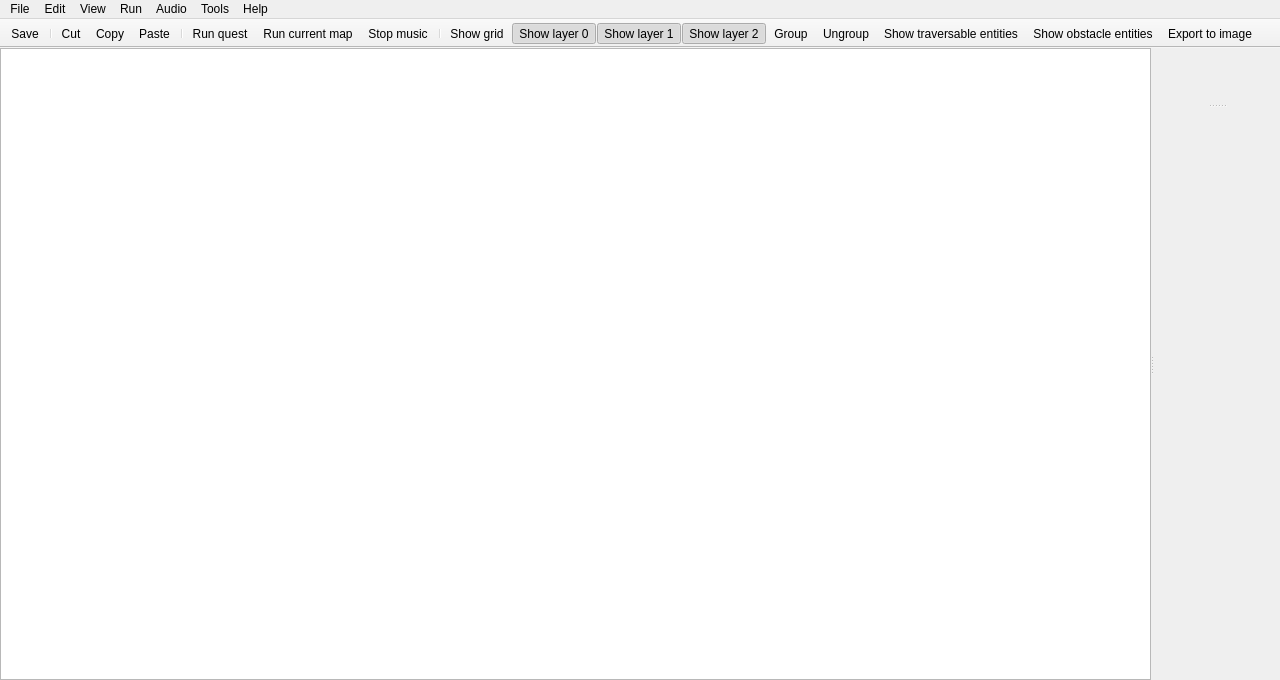
<?xml version="1.0" encoding="UTF-8"?>
<ui version="4.0">
 <class>SolarusEditor::MainWindow</class>
 <widget class="QMainWindow" name="SolarusEditor::MainWindow">
  <property name="geometry">
   <rect>
    <x>0</x>
    <y>0</y>
    <width>1280</width>
    <height>680</height>
   </rect>
  </property>
  <property name="minimumSize">
   <size>
    <width>0</width>
    <height>0</height>
   </size>
  </property>
  <property name="windowTitle">
   <string>Solarus Editor</string>
  </property>
  <property name="documentMode">
   <bool>true</bool>
  </property>
  <property name="dockNestingEnabled">
   <bool>false</bool>
  </property>
  <widget class="QWidget" name="central_widget">
   <layout class="QVBoxLayout" name="verticalLayout">
    <property name="leftMargin">
     <number>0</number>
    </property>
    <property name="topMargin">
     <number>0</number>
    </property>
    <property name="rightMargin">
     <number>0</number>
    </property>
    <property name="bottomMargin">
     <number>0</number>
    </property>
    <item>
     <widget class="QSplitter" name="quest_tree_splitter">
      <property name="lineWidth">
       <number>0</number>
      </property>
      <property name="orientation">
       <enum>Qt::Orientation::Horizontal</enum>
      </property>
      <property name="handleWidth">
       <number>2</number>
      </property>
      <property name="childrenCollapsible">
       <bool>false</bool>
      </property>
      <widget class="SolarusEditor::QuestTreeView" name="quest_tree_view">
       <property name="sizePolicy">
        <sizepolicy hsizetype="Expanding" vsizetype="Expanding">
         <horstretch>0</horstretch>
         <verstretch>0</verstretch>
        </sizepolicy>
       </property>
       <property name="verticalScrollMode">
        <enum>QAbstractItemView::ScrollMode::ScrollPerPixel</enum>
       </property>
       <property name="horizontalScrollMode">
        <enum>QAbstractItemView::ScrollMode::ScrollPerItem</enum>
       </property>
      </widget>
      <widget class="QSplitter" name="console_splitter">
       <property name="orientation">
        <enum>Qt::Orientation::Vertical</enum>
       </property>
       <property name="handleWidth">
        <number>2</number>
       </property>
       <property name="childrenCollapsible">
        <bool>false</bool>
       </property>
       <widget class="SolarusEditor::EditorTabs" name="tab_widget">
        <property name="documentMode">
         <bool>true</bool>
        </property>
       </widget>
       <widget class="SolarusEditor::Console" name="console_widget" native="true"/>
      </widget>
     </widget>
    </item>
   </layout>
  </widget>
  <widget class="QMenuBar" name="menu_bar">
   <property name="geometry">
    <rect>
     <x>0</x>
     <y>0</y>
     <width>1280</width>
     <height>24</height>
    </rect>
   </property>
   <widget class="QMenu" name="menu_quest">
    <property name="title">
     <string>File</string>
    </property>
    <property name="separatorsCollapsible">
     <bool>true</bool>
    </property>
    <addaction name="action_new_quest"/>
    <addaction name="action_load_quest"/>
    <addaction name="action_close_quest"/>
    <addaction name="separator"/>
    <addaction name="action_reopen_closed_tab"/>
    <addaction name="action_close"/>
    <addaction name="action_close_all"/>
    <addaction name="separator"/>
    <addaction name="action_save"/>
    <addaction name="action_save_all"/>
    <addaction name="separator"/>
    <addaction name="action_import"/>
    <addaction name="action_open_quest_properties"/>
    <addaction name="separator"/>
    <addaction name="action_package_quest"/>
    <addaction name="separator"/>
    <addaction name="action_exit"/>
   </widget>
   <widget class="QMenu" name="menu_edit">
    <property name="title">
     <string>Edit</string>
    </property>
    <property name="separatorsCollapsible">
     <bool>true</bool>
    </property>
    <addaction name="separator"/>
    <addaction name="action_cut"/>
    <addaction name="action_copy"/>
    <addaction name="action_paste"/>
    <addaction name="separator"/>
    <addaction name="action_group"/>
    <addaction name="action_ungroup"/>
    <addaction name="separator"/>
    <addaction name="action_select_all"/>
    <addaction name="action_unselect_all"/>
    <addaction name="separator"/>
    <addaction name="action_find"/>
   </widget>
   <widget class="QMenu" name="menu_run">
    <property name="title">
     <string>Run</string>
    </property>
    <property name="separatorsCollapsible">
     <bool>true</bool>
    </property>
    <addaction name="action_run_quest"/>
    <addaction name="action_run_map"/>
   </widget>
   <widget class="QMenu" name="menu_view">
    <property name="title">
     <string>View</string>
    </property>
    <property name="separatorsCollapsible">
     <bool>true</bool>
    </property>
    <addaction name="action_show_grid"/>
    <addaction name="action_show_quest_files"/>
    <addaction name="action_show_console"/>
    <addaction name="separator"/>
    <addaction name="action_show_layer_0"/>
    <addaction name="action_show_layer_1"/>
    <addaction name="action_show_layer_2"/>
    <addaction name="action_show_traversables"/>
    <addaction name="action_show_obstacles"/>
   </widget>
   <widget class="QMenu" name="menu_help">
    <property name="title">
     <string>Help</string>
    </property>
    <property name="separatorsCollapsible">
     <bool>true</bool>
    </property>
    <addaction name="action_website"/>
    <addaction name="action_doc"/>
    <addaction name="separator"/>
    <addaction name="action_about"/>
   </widget>
   <widget class="QMenu" name="menu_tools">
    <property name="title">
     <string>Tools</string>
    </property>
    <property name="separatorsCollapsible">
     <bool>true</bool>
    </property>
    <addaction name="action_export_to_image"/>
    <addaction name="action_settings"/>
   </widget>
   <widget class="QMenu" name="menuAudio">
    <property name="title">
     <string>Audio</string>
    </property>
    <property name="separatorsCollapsible">
     <bool>true</bool>
    </property>
    <addaction name="action_stop_music"/>
   </widget>
   <addaction name="menu_quest"/>
   <addaction name="menu_edit"/>
   <addaction name="menu_view"/>
   <addaction name="menu_run"/>
   <addaction name="menuAudio"/>
   <addaction name="menu_tools"/>
   <addaction name="menu_help"/>
  </widget>
  <widget class="QToolBar" name="tool_bar">
   <property name="movable">
    <bool>false</bool>
   </property>
   <property name="allowedAreas">
    <set>Qt::ToolBarArea::NoToolBarArea</set>
   </property>
   <property name="floatable">
    <bool>false</bool>
   </property>
   <attribute name="toolBarArea">
    <enum>TopToolBarArea</enum>
   </attribute>
   <attribute name="toolBarBreak">
    <bool>false</bool>
   </attribute>
   <addaction name="action_save"/>
   <addaction name="separator"/>
   <addaction name="action_cut"/>
   <addaction name="action_copy"/>
   <addaction name="action_paste"/>
   <addaction name="separator"/>
   <addaction name="action_run_quest"/>
   <addaction name="action_run_map"/>
   <addaction name="action_stop_music"/>
   <addaction name="separator"/>
   <addaction name="action_show_grid"/>
   <addaction name="action_show_layer_0"/>
   <addaction name="action_show_layer_1"/>
   <addaction name="action_show_layer_2"/>
   <addaction name="action_group"/>
   <addaction name="action_ungroup"/>
   <addaction name="action_show_traversables"/>
   <addaction name="action_show_obstacles"/>
   <addaction name="action_export_to_image"/>
  </widget>
  <action name="action_new_quest">
   <property name="text">
    <string>New quest...</string>
   </property>
  </action>
  <action name="action_load_quest">
   <property name="text">
    <string>Load quest...</string>
   </property>
   <property name="shortcut">
    <string>Ctrl+L</string>
   </property>
  </action>
  <action name="action_exit">
   <property name="text">
    <string>Exit</string>
   </property>
  </action>
  <action name="action_run_quest">
   <property name="icon">
    <iconset resource="../../resources/images.qrc">
     <normaloff>:/images/icon_start.svg</normaloff>:/images/icon_start.svg</iconset>
   </property>
   <property name="text">
    <string>Run quest</string>
   </property>
   <property name="shortcut">
    <string>F5</string>
   </property>
  </action>
  <action name="action_cut">
   <property name="icon">
    <iconset resource="../../resources/images.qrc">
     <normaloff>:/images/icon_cut.svg</normaloff>:/images/icon_cut.svg</iconset>
   </property>
   <property name="text">
    <string>Cut</string>
   </property>
  </action>
  <action name="action_copy">
   <property name="icon">
    <iconset resource="../../resources/images.qrc">
     <normaloff>:/images/icon_copy.svg</normaloff>:/images/icon_copy.svg</iconset>
   </property>
   <property name="text">
    <string>Copy</string>
   </property>
  </action>
  <action name="action_paste">
   <property name="icon">
    <iconset resource="../../resources/images.qrc">
     <normaloff>:/images/icon_paste.svg</normaloff>:/images/icon_paste.svg</iconset>
   </property>
   <property name="text">
    <string>Paste</string>
   </property>
  </action>
  <action name="action_close">
   <property name="text">
    <string>Close</string>
   </property>
  </action>
  <action name="action_save">
   <property name="icon">
    <iconset resource="../../resources/images.qrc">
     <normaloff>:/images/icon_save.svg</normaloff>:/images/icon_save.svg</iconset>
   </property>
   <property name="text">
    <string>Save</string>
   </property>
  </action>
  <action name="action_show_grid">
   <property name="checkable">
    <bool>true</bool>
   </property>
   <property name="icon">
    <iconset resource="../../resources/images.qrc">
     <normaloff>:/images/icon_grid.svg</normaloff>:/images/icon_grid.svg</iconset>
   </property>
   <property name="text">
    <string>Show grid</string>
   </property>
   <property name="shortcut">
    <string>Ctrl+G</string>
   </property>
  </action>
  <action name="action_show_layer_0">
   <property name="checkable">
    <bool>true</bool>
   </property>
   <property name="checked">
    <bool>true</bool>
   </property>
   <property name="icon">
    <iconset resource="../../resources/images.qrc">
     <normaloff>:/images/icon_layer_0.svg</normaloff>:/images/icon_layer_0.svg</iconset>
   </property>
   <property name="text">
    <string>Show layer 0</string>
   </property>
   <property name="toolTip">
    <string>Show layer 0</string>
   </property>
   <property name="shortcut">
    <string>0</string>
   </property>
  </action>
  <action name="action_show_layer_1">
   <property name="checkable">
    <bool>true</bool>
   </property>
   <property name="checked">
    <bool>true</bool>
   </property>
   <property name="icon">
    <iconset resource="../../resources/images.qrc">
     <normaloff>:/images/icon_layer_1.svg</normaloff>:/images/icon_layer_1.svg</iconset>
   </property>
   <property name="text">
    <string>Show layer 1</string>
   </property>
   <property name="toolTip">
    <string>Show layer 1</string>
   </property>
   <property name="shortcut">
    <string>1</string>
   </property>
  </action>
  <action name="action_show_layer_2">
   <property name="checkable">
    <bool>true</bool>
   </property>
   <property name="checked">
    <bool>true</bool>
   </property>
   <property name="icon">
    <iconset resource="../../resources/images.qrc">
     <normaloff>:/images/icon_layer_2.svg</normaloff>:/images/icon_layer_2.svg</iconset>
   </property>
   <property name="text">
    <string>Show layer 2</string>
   </property>
   <property name="toolTip">
    <string>Show layer 2</string>
   </property>
   <property name="shortcut">
    <string>2</string>
   </property>
  </action>
  <action name="action_doc">
   <property name="icon">
    <iconset resource="../../resources/images.qrc">
     <normaloff>:/images/icon_doc.svg</normaloff>:/images/icon_doc.svg</iconset>
   </property>
   <property name="text">
    <string>Documentation</string>
   </property>
   <property name="shortcut">
    <string>F1</string>
   </property>
  </action>
  <action name="action_website">
   <property name="icon">
    <iconset resource="../../resources/images.qrc">
     <normaloff>:/images/icon_web.svg</normaloff>:/images/icon_web.svg</iconset>
   </property>
   <property name="text">
    <string>Website</string>
   </property>
  </action>
  <action name="action_find">
   <property name="text">
    <string>Find / Replace</string>
   </property>
  </action>
  <action name="action_settings">
   <property name="text">
    <string>Options</string>
   </property>
  </action>
  <action name="action_select_all">
   <property name="icon">
    <iconset resource="../../resources/images.qrc">
     <normaloff>:/images/icon_select.svg</normaloff>:/images/icon_select.svg</iconset>
   </property>
   <property name="text">
    <string>Select all</string>
   </property>
  </action>
  <action name="action_save_all">
   <property name="text">
    <string>Save all</string>
   </property>
   <property name="shortcut">
    <string>Ctrl+Shift+S</string>
   </property>
  </action>
  <action name="action_close_all">
   <property name="text">
    <string>Close all</string>
   </property>
   <property name="shortcut">
    <string>Ctrl+Shift+W</string>
   </property>
  </action>
  <action name="action_show_quest_files">
   <property name="checkable">
    <bool>true</bool>
   </property>
   <property name="text">
    <string>Show quest files</string>
   </property>
   <property name="shortcut">
    <string>F6</string>
   </property>
   <property name="shortcutContext">
    <enum>Qt::ShortcutContext::WindowShortcut</enum>
   </property>
  </action>
  <action name="action_show_console">
   <property name="checkable">
    <bool>true</bool>
   </property>
   <property name="text">
    <string>Show console</string>
   </property>
   <property name="shortcut">
    <string>F12</string>
   </property>
   <property name="shortcutContext">
    <enum>Qt::ShortcutContext::WindowShortcut</enum>
   </property>
  </action>
  <action name="action_unselect_all">
   <property name="text">
    <string>Unselect all</string>
   </property>
  </action>
  <action name="action_close_quest">
   <property name="text">
    <string>Close quest</string>
   </property>
  </action>
  <action name="action_pause_music">
   <property name="icon">
    <iconset resource="../../resources/images.qrc">
     <normaloff>:/images/icon_pause_music.svg</normaloff>:/images/icon_pause_music.svg</iconset>
   </property>
   <property name="text">
    <string>Pause music</string>
   </property>
  </action>
  <action name="action_stop_music">
   <property name="icon">
    <iconset resource="../../resources/images.qrc">
     <normaloff>:/images/icon_stop_music.svg</normaloff>:/images/icon_stop_music.svg</iconset>
   </property>
   <property name="text">
    <string>Stop music</string>
   </property>
  </action>
  <action name="action_show_traversables">
   <property name="checkable">
    <bool>true</bool>
   </property>
   <property name="icon">
    <iconset resource="../../resources/images.qrc">
     <normaloff>:/images/icon_traversable.svg</normaloff>:/images/icon_traversable.svg</iconset>
   </property>
   <property name="text">
    <string>Show traversable entities</string>
   </property>
  </action>
  <action name="action_show_obstacles">
   <property name="checkable">
    <bool>true</bool>
   </property>
   <property name="icon">
    <iconset resource="../../resources/images.qrc">
     <normaloff>:/images/icon_obstacle.svg</normaloff>:/images/icon_obstacle.svg</iconset>
   </property>
   <property name="text">
    <string>Show obstacle entities</string>
   </property>
  </action>
  <action name="action_open_quest_properties">
   <property name="text">
    <string>Quest properties</string>
   </property>
   <property name="shortcut">
    <string>Ctrl+P</string>
   </property>
  </action>
  <action name="action_import">
   <property name="text">
    <string>Import from a quest...</string>
   </property>
   <property name="shortcut">
    <string>Ctrl+I</string>
   </property>
  </action>
  <action name="action_package_quest">
   <property name="text">
    <string>Build quest package...</string>
   </property>
  </action>
  <action name="action_export_to_image">
   <property name="icon">
    <iconset resource="../../resources/images.qrc">
     <normaloff>:/images/icon_camera.svg</normaloff>:/images/icon_camera.svg</iconset>
   </property>
   <property name="text">
    <string>Export to image...</string>
   </property>
   <property name="shortcut">
    <string>F10</string>
   </property>
  </action>
  <action name="action_about">
   <property name="text">
    <string>About</string>
   </property>
  </action>
  <action name="action_run_map">
   <property name="icon">
    <iconset resource="../../resources/images.qrc">
     <normaloff>:/images/icon_start_map.svg</normaloff>:/images/icon_start_map.svg</iconset>
   </property>
   <property name="text">
    <string>Run current map</string>
   </property>
   <property name="toolTip">
    <string>Run current map</string>
   </property>
   <property name="shortcut">
    <string>Shift+F5</string>
   </property>
  </action>
  <action name="action_reopen_closed_tab">
   <property name="text">
    <string>Re-open closed tab</string>
   </property>
   <property name="shortcut">
    <string>Ctrl+Shift+T</string>
   </property>
  </action>
  <action name="action_group">
   <property name="icon">
    <iconset resource="../../resources/images.qrc">
     <normaloff>:/images/icon_group.svg</normaloff>:/images/icon_group.svg</iconset>
   </property>
   <property name="text">
    <string>Group</string>
   </property>
   <property name="toolTip">
    <string>Group</string>
   </property>
   <property name="shortcut">
    <string>G</string>
   </property>
   <property name="menuRole">
    <enum>QAction::MenuRole::NoRole</enum>
   </property>
  </action>
  <action name="action_ungroup">
   <property name="icon">
    <iconset resource="../../resources/images.qrc">
     <normaloff>:/images/icon_ungroup.svg</normaloff>:/images/icon_ungroup.svg</iconset>
   </property>
   <property name="text">
    <string>Ungroup</string>
   </property>
   <property name="toolTip">
    <string>Ungroup</string>
   </property>
   <property name="shortcut">
    <string>Shift+G</string>
   </property>
   <property name="menuRole">
    <enum>QAction::MenuRole::NoRole</enum>
   </property>
  </action>
 </widget>
 <layoutdefault spacing="6" margin="11"/>
 <customwidgets>
  <customwidget>
   <class>SolarusEditor::QuestTreeView</class>
   <extends>QTreeView</extends>
   <header>widgets/quest_tree_view.h</header>
  </customwidget>
  <customwidget>
   <class>SolarusEditor::Console</class>
   <extends>QWidget</extends>
   <header>widgets/console.h</header>
   <container>1</container>
  </customwidget>
  <customwidget>
   <class>SolarusEditor::EditorTabs</class>
   <extends>QTabWidget</extends>
   <header>widgets/editor_tabs.h</header>
   <container>1</container>
  </customwidget>
 </customwidgets>
 <resources>
  <include location="../../resources/images.qrc"/>
 </resources>
 <connections/>
</ui>
